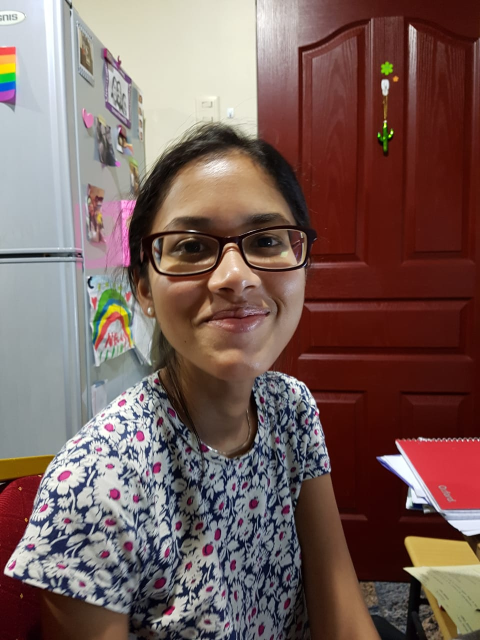
#> input picture face recognition/images/shenelle/2.jpg, 960 x 1280 px (shown at 1/2 size)
$ python faces-train.py   (older library calls are emulated)
#> lines starting #> are read from the running program, lines starting #| are printed output that depends on the picture
import os
import cv2
import numpy as np
from PIL import Image
import pickle


BASE_DIR = os.path.dirname(os.path.abspath(__file__))
image_dir = os.path.join(BASE_DIR, "images")

face_cascade = cv2.CascadeClassifier('cascades/data/haarcascade_frontalface_alt2.xml')
recognizer = cv2.face.LBPHFaceRecognizer_create()


current_face_id = 0
label_ids ={}
y_labels = []
x_train = []
for root, dirs, files in os.walk(image_dir):
    for file in files:
        if file.endswith("png") or file.endswith("jpg"):
            path = os.path. join(root, file)
            label = os.path.basename(root).replace(" ", "-").lower()


            print(label, path)

if not label in label_ids:

    label_ids[label] = current_face_id
    current_face_id += 1

id_ = label_ids[label]

print(label_ids)


pil_image = Image.open(path).convert("L")
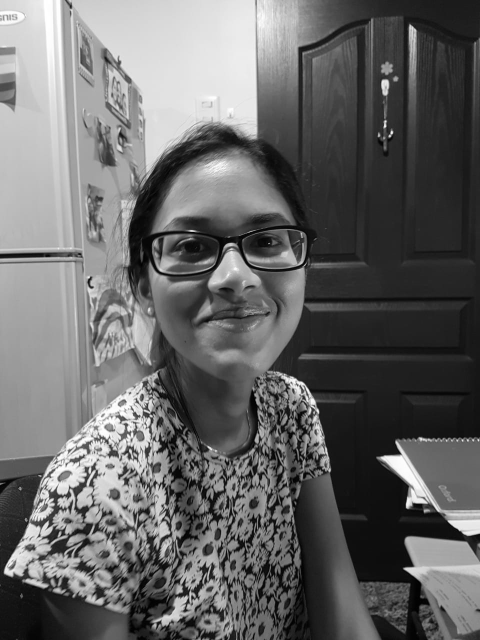
#> pil_image: PIL image 960x1280 L (shown at 1/2 size); min 0, max 255, mean 103.1
size = (550, 550)
final_image = pil_image.resize(size, Image.ANTIALIAS)
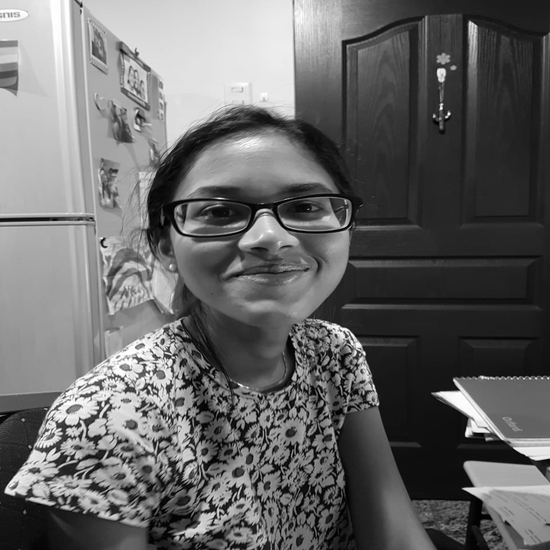
#> final_image: PIL image 550x550 L; min 0, max 255, mean 103.1
image_array = np.array(final_image, "uint8")
print (image_array)
#> (printed output is left out)
detect = face_cascade.detectMultiScale(image_array, scaleFactor=1.3, minNeighbors=5)
#> detect = [[169, 134, 184, 184]]

for (x, y, z, h) in detect:
    roi = image_array[y:y+h, x:x+z]
    x_train.append(roi)
    y_labels.append(id_)
#> this loop made 1 pass
#> pass 1, `roi = image_array[y:y+h, x:x+z]`:
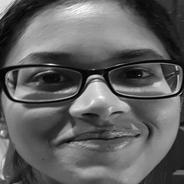
#> roi: shape (184, 184); min 0, max 255, mean 97.1
#> after the loop, x_train = 1 item; y_labels = [0]
print(y_labels)
#| [0]
print(x_train)
#> (printed output is left out)
with open("labels.pickle", 'wb') as f:
    pickle.dump(label_ids, f)

recognizer.train(x_train, np.array(y_labels))
recognizer.write("trainer.yml")
